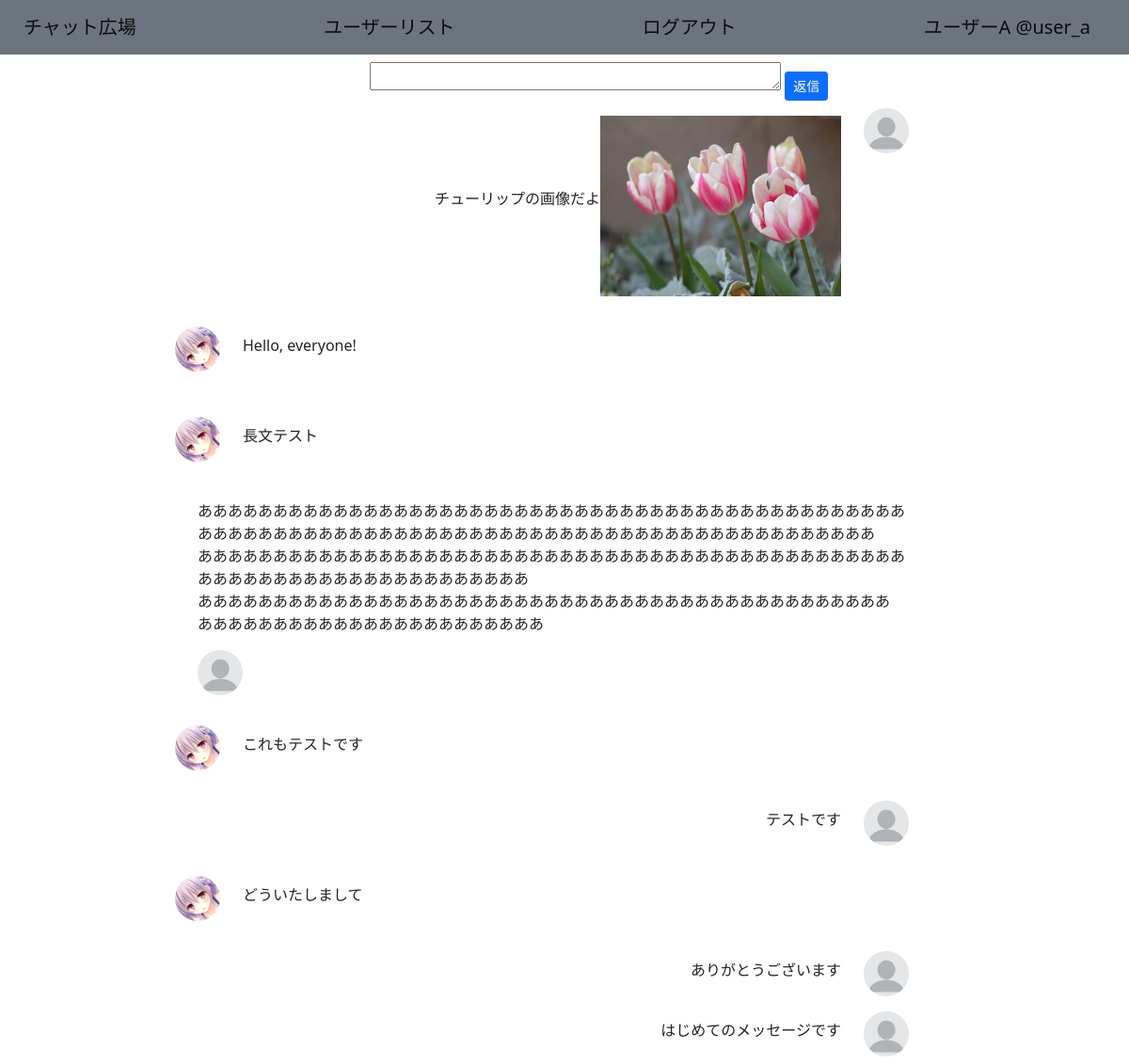
The page /message/hibiki (signed in) on the database its author committed.
### chatrooms/models.py (models this page shows, shortened)
class CustomUser(AbstractUser):
    user_name = models.CharField(max_length=100, default="no name")
    memo = models.TextField()
    created_at = models.DateTimeField(auto_now_add=True)
    icon = models.ImageField(upload_to='icon', height_field=None, width_field=None, blank=True, max_length=100, default=False)
    icon_changed = models.DateTimeField(blank=True, auto_now=True)
    REQUIRED_FIELDS = ["user_name","memo"]
    groups = None
    user_permissions = None
    last_login = None
    first_name = None
    last_name = None
    email_address = None
    date_joined = None

class Message(models.Model):
    sent = models.ForeignKey(CustomUser, related_name='sent_message', on_delete=models.CASCADE)
    received = models.ForeignKey(CustomUser, related_name='received_message', on_delete=models.CASCADE)
    text = models.TextField()
    image = models.ImageField(upload_to='messasge', height_field=None, width_field=None, blank=True, max_length=100, default=False)
    created_at = models.DateTimeField(auto_now_add=True)
    cancel = models.BooleanField(default=False)

### chatrooms/views/message.py (the view)
# urls.py: path('message/<p>',message.MessageRoomView.as_view(), name="mr"),
class MessageRoomView(ListView):
    template_name='message/room.html'
    model = models.Message
    def get_queryset(self, **kwargs):
        qs = super().get_queryset()
        try:
            qs1 = qs.filter(received=self.request.user, sent=models.CustomUser.objects.get(username=self.kwargs.get('p')))
            qs2 = qs.filter(sent=self.request.user, received=models.CustomUser.objects.get(username=self.kwargs.get('p')))
            qs = qs1 | qs2
            qs = qs.order_by("-created_at")
        except:
            qs = []
        return qs
    def get_context_data(self,**kwargs):
        context = super().get_context_data()
        context['messageform']=forms.MessageCreateForm
        context['p']=self.kwargs.get('p')
        return context

### chatrooms/templatetags/icon_filter.py (called while the page is built)
@register.filter
def icon_filter(icon_field):
    if icon_field != 'False':
        return '/media/'+str(icon_field)
    else:
        return '/media/icon/none.png'

### chatrooms/templatetags/image_filter.py (called while the page is built)
@register.filter
def image_filter(image_field):
    if image_field != 'False':
        return '/media/'+str(image_field)
    else:
        return False

### templates/message/room.html (shortened to what this page needs)
{% extends 'base.html' %}
{% block content %}
{% load icon_filter %}
{% load image_filter %}
<div class="container w-75">
    <div class="container row mt-2 justify-content-end" name="form">
        <form method="post" action="{% url 'mc' p %}" class="rounded form-group col-9 align-items-center">
            {{ messageform.text }}
            <button type="submit" class="btn btn-sm btn-primary">返信</button>
        </form>
      </div>
    <div class="container row" name="message_list">
        {% for message in object_list %}
        {% if message.sent == user %}
        <div class="container row justify-content-end my-2" name="message">
            <div class="container col-auto row" name="sent">
                <div class="col-auto d-flex align-items-center pt-2" name="text">
                    <p>{{message.text|linebreaks}}</p>
                    {%if not message.image == 'False' %}
                    <div class="">
                        <img src={{message.image|image_filter}} width="256" height="192" >
                    </div>
                    {%endif%}
                </div>
                <div class="col-auto" name="icon">
                    <a href={%url 'ud' message.sent.pk%}>
                        <img src={{message.sent.icon|icon_filter}} alt={{message.sent.icon}} class="rounded-circle col-auto" width="48" height="48">
                    </a>
                </div>
            </div>
        </div>
        {% else %}
        <div class="container row justify-content-start my-2" name="message">
            <div class="container col-auto row" name="receive">
                <div class="col-auto d-flex align-items-center" name="icon">
                    <a href={%url 'ud' message.sent.pk%}>
                        <img src={{message.sent.icon|icon_filter}} alt={{message.sent.icon}} class="rounded-circle col-auto" width="48" height="48">
                    </a>
                </div>
                <div class="row col-auto d-flex align-items-center pt-2" name="text">
                    <p class="">{{message.text|linebreaks}}</p>
                </div>
            </div>
        </div>
        {% endif %}
        {% endfor %}
    </div>
</div>
  {% endblock content %}

### templates/base.html (shortened to what this page needs)
<!doctype html>
<html lang="en">
  <head>
    <link href="https://cdn.jsdelivr.net/npm/bootstrap@5.0.2/dist/css/bootstrap.min.css" rel="stylesheet">
  </head>
  <body>
    <nav class="navbar navbar-light bg-secondary">
        <div class="container-fluid">
          <a class="navbar-brand btn" href={% url 'rl' %}>チャット広場</a>
          <a class="navbar-brand btn" href={% url 'ul' %}>ユーザーリスト</a>
          {%if user.is_authenticated%}
          <a class="navbar-brand btn" href={% url 'lo' %}>ログアウト</a>
          <a class="navbar-brand btn" href={% url 'mp' %}>{{user.user_name}} @{{ user.username}}</a>
          {%else%}
          <a class="navbar-brand btn" href={% url 'li' %}>ログイン</a>
          {%endif%}
        </div>
      </nav>
      {% block content %}{% endblock content %}
  </body>
</html>

### rows shown on the page
CustomUser: user_name "ユーザーA", username "user_a"
Message: text "チューリップの画像だよ", image|image_filter (picture)
Message: sent.icon|icon_filter (picture), text "Hello, everyone!"
Message: sent.icon|icon_filter (picture), text "長文テスト"
Message: text "ああああああああああああああああああああああああああああああああああああああああああああああああああああああああああああああああああああああああああああああああああああああああああああ あああああああああああああああああああああああああああああああああああああああああああああああああああああああああああああああああああああ ああああああああああああああああああああああああああああああああああああああああああああああ あああああああああああああああああああああああ"
Message: sent.icon|icon_filter (picture), text "これもテストです"
Message: text "テストです"
Message: sent.icon|icon_filter (picture), text "どういたしまして"
Message: text "ありがとうございます"
Message: text "はじめてのメッセージです"
